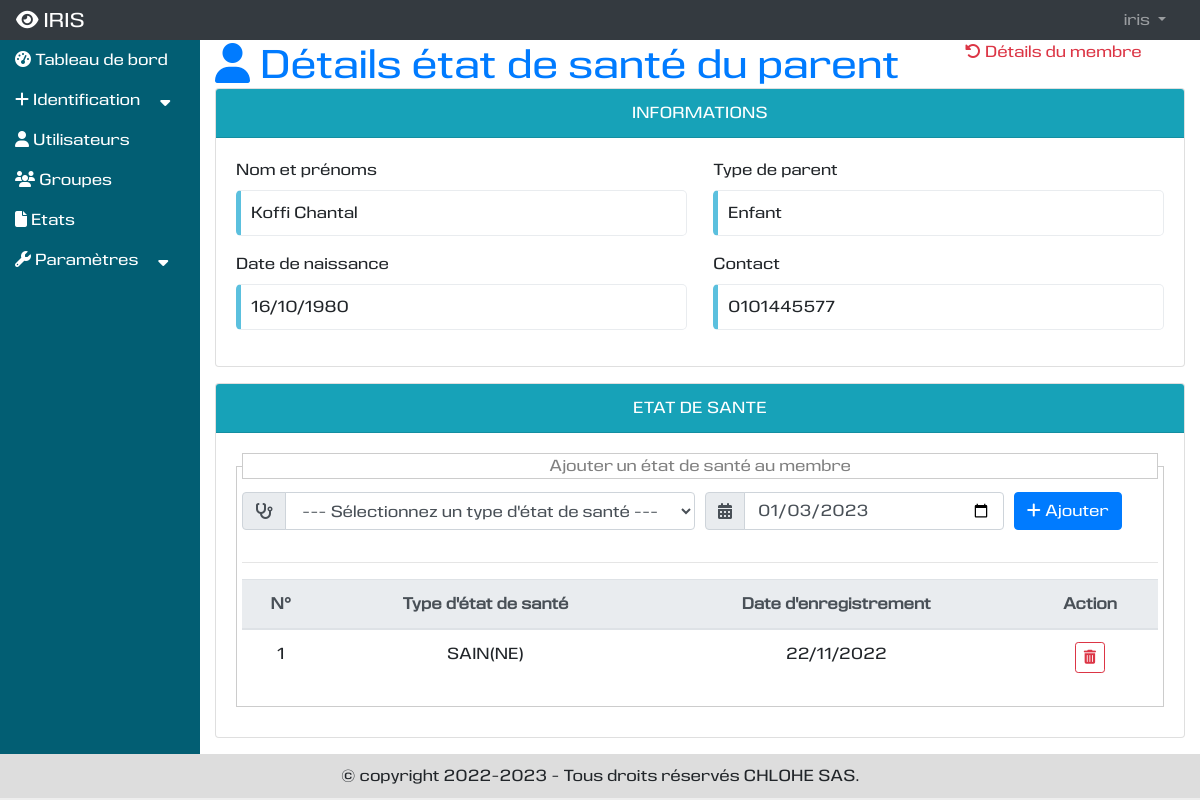
Page /presentation/detail-parent-secteuragricole/3/1 (signed in) on the committed database.
### vieprofessionnelle/models.py (models this page shows, shortened)
class Parent(models.Model):
    nomprenoms = models.CharField(max_length=250, verbose_name="Nom et prénoms")
    datenaissance = models.DateField(null=True, blank=True, verbose_name="Date de naissance")
    contact = models.CharField(max_length=50, null=True, blank=True, default="", verbose_name="Contact")
    adresse = models.CharField(max_length=150, null=True, blank=True,default="", verbose_name="Adresse")
    dateenre = models.DateTimeField(default=None, null=True, blank=True, verbose_name="Date d'enregistrement")
    typeparent = models.ForeignKey(TypeParent, on_delete=models.CASCADE)

class TypeParent(models.Model):
    libelle = models.CharField(max_length=100, verbose_name="Libellé", unique=True)
    def __str__(self):
        return self.libelle

class EtatSante(models.Model):
    dateenre = models.DateField(null=True, blank=True, default=None, verbose_name="Date d'enregistrement")
    typeetatsante = models.ForeignKey(TypeEtatSante, on_delete=models.CASCADE)
    parent = models.ForeignKey(Parent, null=True, blank=True, default=None, on_delete=models.CASCADE)
    membre = models.ForeignKey(Membre, null=True, blank=True, default=None, on_delete=models.CASCADE)

class TypeEtatSante(models.Model):
    libelle = models.CharField(max_length=250, verbose_name="Libellé", unique=True)
    def __str__(self):
        return self.libelle

### presentation/views.py (the view)
# urls.py: path('detail-parent-secteuragricole/<str:id>/<str:id_retour>', views.detail_parent_secteuragricole, name='detail_parent_secteuragricole'),
@login_required
@permission_required('vieprofessionnelle.add_membre', raise_exception=True)
def detail_parent_secteuragricole(request, id, id_retour):
    try:
        parent = Parent.objects.get(id=id)
    except Parent.DoesNotExist:
        messages.error(request, "Ce parent n'existe pas.")
        return HttpResponseRedirect(reverse('presentation:ajouter_secteuragricole'))
    typeetatsantes = TypeEtatSante.objects.order_by('id')
    etatsantes = EtatSante.objects.filter(parent=parent).order_by('id')
    context = {
        'title': "Détials état de santé du parent",
        'typeetatsantes': typeetatsantes,
        'etatsantes': etatsantes,
        'parent': parent,
        'id_retour': id_retour,
    }
    return render(request, 'presentation/detail_parent_secteuragricole.html', context)

### presentation/templates/presentation/detail_parent_secteuragricole.html (shortened to what this page needs)
{% extends 'utilisateur/base.html' %}
{% load static %}
{% block tableau_de_bord %}
<div class="row">
    <div class="col-md-12">
        <div class="row">
            <div class="col-md-9">
                <h1 class="text-primary"><i class="fas fa-user"></i> Détails état de santé du parent</h1>
            </div>
            <div class="col-md-3">
                <a href="{% url 'presentation:retour_liste_membre' id_retour %}" class="text-danger"><i class="fas fa-undo-alt"></i> Détails du membre</a>
            </div>
        </div>
    </div>
    <div class="col-md-12 mb-3">
        <div class="card">
            <div class="card-header text-white text-center bg-info">INFORMATIONS</div>
            <div class="card-body">
                <div class="form-row mb-3">
                    <div class="col mr-3">
                        <label>Nom et prénoms</label>
                        <p class="contour-info">
                            {{parent.nomprenoms}}
                        </p>
                    </div>
                    <div class="col">
                        <label>Type de parent</label>
                        <p class="contour-info">
                            {{parent.typeparent}}
                        </p>
                    </div>
                </div>
                <div class="form-row mb-3">
                    <div class="col mr-3">
                        <label>Date de naissance</label>
                        <p class="contour-info">
                            {{parent.datenaissance|date:"d/m/Y"}}
                        </p>
                    </div>
                    <div class="col">
                        <label>Contact</label>
                        <p class="contour-info">
                            {{parent.contact}}
                        </p>
                    </div>
                </div>
            </div>
        </div>
    </div>
    <div class="col-md-12 mb-3">
        <div class="card">
            <div class="card-header text-white text-center bg-info">ETAT DE SANTE</div>
            <div class="card-body">
                <form action="post" method="#" id="form_etatsante">
                    <fieldset style="border:1px solid #CCC; margin-bottom:10px; padding:5px;">
                    <legend style="font-size:1em;color:gray;border:1px solid #CCC; text-align:center;">
                        Ajouter un état de santé au membre
                    </legend>
                    <div class="form-row mb-2">
                        <div class="col-md-6">
                            <div class="input-group mb-3">
                                <div class="input-group-prepend">
                                    <label class="input-group-text" for="select_typeetatsante"><i class="fas fa-stethoscope"></i></label>
                                </div>
                                <select name="select_typeetatsante" id="select_typeetatsante" class="form-control" required>
                                    <option value="" selected>--- Sélectionnez un type d'état de santé ---</option>
                                </select>
                            </div>
                        </div>
                        <div class="col-md-4">
                            <div class="input-group mb-3">
                                <div class="input-group-prepend">
                                    <span class="input-group-text"><i class="fas fa-calendar-alt"></i></span>
                                </div>
                                <input type="date" name="dateenre_e" id="dateenre_e" value="{% now 'Y-m-d' %}" class="form-control">
                            </div>
                        </div>
                        <div class="col-md-2">
                            <div class="input-group mb-3 justify-content-start">
                                <button type="submit" id="envoyer_etatsante" name="envoyer_etatsante" class="btn btn-primary">
                                    <i class="fa fa-plus"></i> Ajouter
                                </button>
                            </div>
                        </div>
                    </div>
                    <hr />
                    <table class="table table-hover table-responsive-md text-center" id="tableetatsante">
                        <thead>
                        <tr class="thead-light">
                            <th>N°</th>
                            <th>Type d'état de santé</th>
                            <th>Date d'enregistrement</th>
                            <th>Action</th>
                        </tr>
                        </thead>
                        <tbody>
                        {% for etatsante in etatsantes %}
                        <tr>
                            <td>{{forloop.counter}}</td>
                            <td>{{etatsante.typeetatsante|upper}}</td>
                            <td>{{etatsante.dateenre|date:"d/m/Y"}}</td>
                            <td class="text-center">
                                <button type="button" title="Supprimer" class="btn btn-outline-danger btn-sm" data-toggle="modal" data-target="#etatsantesupprimermodal{{etatsante.id}}" data-backdrop="static"><i class="fas fa-trash-alt"></i></button>
                            </td>
                        </tr>
                        {% empty %}
                        <tr class="text-center">
                            <td colspan="4" class="text-center">
                                La liste est vide
                            </td>
                        </tr>
                        {% endfor %}
                        </tbody>
                    </table>
                </fieldset>
                </form>
            </div>
        </div>
    </div>
</div>
{% include 'toast.html' %}
{% endblock %}

### templates/nav.html (shortened to what this page needs)
<nav class="navbar navbar-expand-md bg-dark navbar-dark">
  <a class="navbar-brand" href="{% url 'presentation:index' %}"><i class="fas fa-eye"></i> IRIS</a>
  <div class="collapse navbar-collapse" id="collapsNavbar">
    <ul class="navbar-nav">
      {% if not user.is_authenticated %}
      <li class="nav-item">
        <a class="nav-link" href="{% url 'utilisateur:connexion' %}">Connexion</a>
      </li>
      <li class="nav-item">
        <a class="nav-link" href="{% url 'utilisateur:inscription' 0 %}">S'inscrire</a>
      </li>
      {% else %}
      <li class="nav-item dropdown" style="position: relative; z-index:100">
        <a class="nav-link dropdown-toggle" href="#" id="navbardrop" data-toggle="dropdown">
          {{user.get_username}}
        </a>
      </li>
      {% endif %}
    </ul>
  </div>
</nav>

### static/css/css.css (style rules this page uses)
body { margin: 0px; padding: 0px; background : #EEE; font-family: 'eurocinewebfont'; }
nav { margin: 0px; padding: 0px; padding: 10px 10px 0px 10px; height: 40px; background: #DDD; }
nav div { display: flex; flex-direction: row; flex-wrap: wrap; justify-content: flex-end; }
nav div ul { margin: 0px; padding: 0px; list-style-type: none; }
nav div ul li { display: inline-block; margin-right: 10px; }
nav div ul li a { text-decoration: none; }
.contour-info { display : block; margin:0px; padding-left: 10px; padding-top: 10px; padding-bottom: 10px; border: 1px solid #e9ecef; border-left: solid 5px #5bc0de; border-radius: 5px; }
#contenu h1 { margin: 0px; padding : 0px; }

### rows in the picture
Parent: nomprenoms "Koffi Chantal", typeparent "Enfant", datenaissance "16/10/1980", contact "0101445577"
EtatSante: typeetatsante "SAIN(NE)", dateenre "22/11/2022"

### other values in the picture
{{ user.get_username }} "iris"
{{ annee }} "2023"
